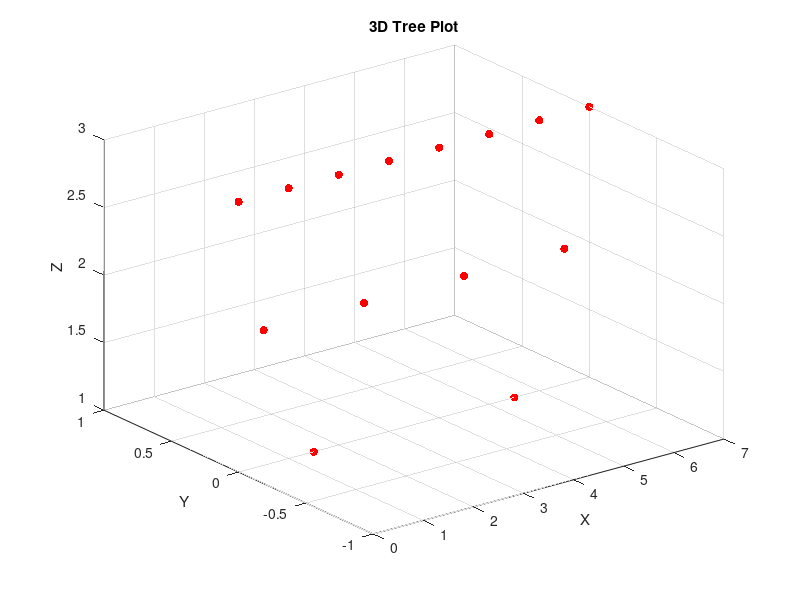

This chart was generated by the following MATLAB code: (Note: this script raises an error after producing the figure.)
% Parameters
p = 2; % Number of child in 1st tree
q = 2; % Number of child in 2nd tree
layers = 3% Height

% Initialize arrays
x_coords = [];
y_coords = [];
z_coords = [];

% Loop
for h = 1:layers
    % Calculate the number of vertices and spacing for this layer
    num_vertices = p^h;
    pspace = p^(layers - h);
    
    % Calculate the horizontal coordinate of the first node at this height
    x_start = pspace / 2 - 0.5;
    
    % Loop through the vertices at this height
    for i = 1:num_vertices
        % Calculate the x, y, and z coordinates for each vertex
        x = x_start + (i - 1) * pspace;
        y = 0; % On the y = 0 plane
        z = h; % Height
        
        % Append the coordinates to the arrays
        x_coords = [x_coords, x];
        y_coords = [y_coords, y];
        z_coords = [z_coords, z];
    end
end

% Create a 3D scatter plot
scatter3(x_coords, y_coords, z_coords, 'filled', 'MarkerFaceColor', 'r');
xlabel('X');
ylabel('Y');
zlabel('Z');
title('3D Tree Plot');
grid on;

% Loop through the q children at height n
for child = 1:q
    % Calculate x and z coordinates for the child at height n
    child_pshift = child * (pshift / q); % Calculate child's pshift as described
    x_child = (pshift / q) - 0.5 + pshift + child_pshift;
    z_child = n - 1;
            
    % Plot
    plot3([x_node, x_child], [0, 0], [z_node, z_child], '-b'); % Use blue lines for edges
end


